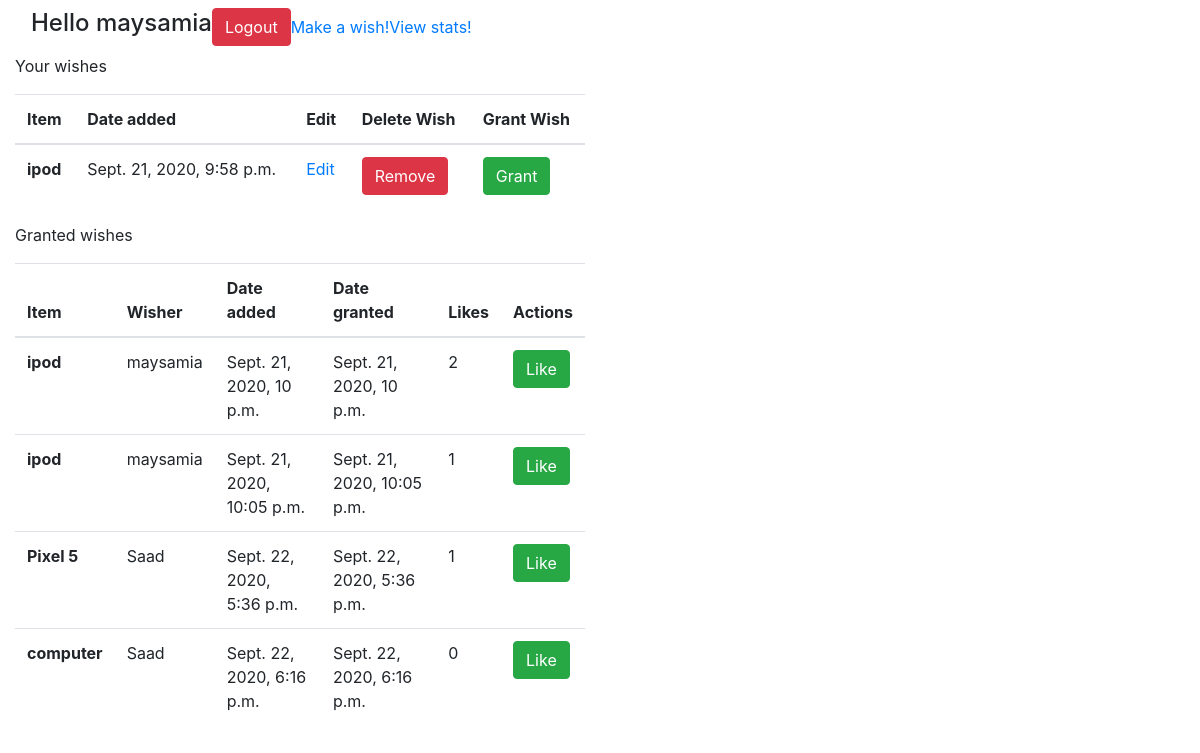
Page /wishes (signed in) on the committed database.
### Wishapp/models.py (models this page shows, shortened)
class User(models.Model):
    first_name = models.CharField(max_length=60)
    last_name = models.CharField(max_length=60)
    email = models.CharField(max_length=60)
    email_hash = models.CharField(null=True, max_length=60)
    password = models.CharField(max_length=90)
    created_at = models.DateTimeField(auto_now_add=True)
    updated_at = models.DateTimeField(auto_now=True)
    objects = UserManager()

class Wish(models.Model):
    item = models.CharField(max_length=90)
    desc = models.CharField(max_length=90)
    created_at = models.DateTimeField(auto_now_add=True)
    updated_at = models.DateTimeField(auto_now=True)
    user = models.ForeignKey(User, related_name="wish", on_delete=models.CASCADE)
    objects = WishManager()

class Granted_wish(models.Model):
    item = models.CharField(max_length=255)
    likes = models.ManyToManyField(User, related_name="post_likes")
    date_added = models.DateTimeField(auto_now=True)
    granted_at = models.DateTimeField(auto_now_add=True)
    user = models.ForeignKey(User, related_name="granted_wishes", on_delete=models.CASCADE)

### Wishapp/views.py (the view)
# urls.py: path('wishes', views.wishes),
def wishes(request):
    if 'id' not in request.session:
        return render(request, '/')
    else:
        context = {
            'user': User.objects.get(id=request.session['id']),
            'wishes': Wish.objects.all(),
            'granted_wishes': Granted_wish.objects.all()
        }
        return render(request, 'AllWishes.html', context)

### Wishapp/templates/AllWishes.html (shortened to what this page needs)
<!DOCTYPE html>
<html lang="en">
<head>
    <link rel="stylesheet" href="https://stackpath.bootstrapcdn.com/bootstrap/4.5.2/css/bootstrap.min.css">
</head>
<body>
    <div class="Container">
            <div class="col-sm-6">
                <nav class="navbar navbar-expand-sm bg-grey">
                    <h4 id="introduction" class='header'>Hello {{ user.first_name }}</h4>
                    <form method='post' action="/logout">
                        <button type="submit"  value='submit' id="logout" class="btn btn-danger">Logout</button>
                    </form>
                    <a class="new_wish" href="/new">Make a wish!</a>
                    <a class="stats" href="/stats">View stats!</a>
                </nav>
        </div>
        <div class="col-sm-6">
        <div class="form-group" id='wish_table'>
            <table class="table">
                <thead>
                    <p>Your wishes</p>
                    <tr>
                        <th scope="col">Item</th>
                        <th scope="col">Date added</th>
                        <th scope="col">Edit</th>
                        <th scope="col">Delete Wish</th>
                        <th scope='col'>Grant Wish</th>
                    </tr>
                </thead>
                </div>
                <tbody>
                    {% for wish in wishes %}
                    {% if wish.user.id == request.session.id %}
                    <tr>
                        <th scope="row">{{ wish.item }}</th>
                        <td>{{ wish.created_at }}</td>
                        <td><a href="/edit/{{wish.id}}">Edit</a></td>
                        <td>
                            <form action="/delete" method='POST'>
                                <button class="btn btn-danger" type="submit">Remove</button>
                            </form>
                        </td>
                        <td>
                            <form action="/grant" method='POST'>
                                <button class="btn btn-success" type="submit">Grant</button>
                            </form>
                        </td>
                    </tr>
                    {% endif %}
                    {% endfor %}
                </tbody>
        </div>
        <div id='grant_table'>
            <table class="table">
                <thead>
                    <p>Granted wishes</p>
                    <tr>
                        <th scope="col">Item</th>
                        <th scope="col">Wisher</th>
                        <th scope="col">Date added</th>
                        <th scope="col">Date granted</th>
                        <th scope="col">Likes</th>
                        <th scope="col">Actions</th>
                    </tr>
                </thead>
                <tbody>
                    {% for grant in granted_wishes %}
                    <tr>
                        <th scope="row">{{ grant.item }}</th>
                        <td>{{ grant.user.first_name }}</td>
                        <td>{{ grant.date_added }}</td>
                        <td>{{ grant.granted_at }}</td>
                        <td>{{ grant.likes.count }}</td>
                        <td><form action="/like" method='POST'>
                            <button class="btn btn-success" type="submit">Like</button>
                        </form></td>
                    </tr>
                    {% endfor %}
                </tbody>
            </table>
        </div>
    </div>
</body>
</body>
</html>

### rows in the picture
User: first_name "maysamia"
Wish: item "ipod", created_at "Sept. 21, 2020, 9:58 p.m."
Granted_wish: item "ipod", user.first_name "maysamia", date_added "Sept. 21, 2020, 10 p.m.", granted_at "Sept. 21, 2020, 10 p.m.", likes.count "2"
Granted_wish: item "ipod", user.first_name "maysamia", date_added "Sept. 21, 2020, 10:05 p.m.", granted_at "Sept. 21, 2020, 10:05 p.m.", likes.count "1"
Granted_wish: item "Pixel 5", user.first_name "Saad", date_added "Sept. 22, 2020, 5:36 p.m.", granted_at "Sept. 22, 2020, 5:36 p.m.", likes.count "1"
Granted_wish: item "computer", user.first_name "Saad", date_added "Sept. 22, 2020, 6:16 p.m.", granted_at "Sept. 22, 2020, 6:16 p.m.", likes.count "0"
